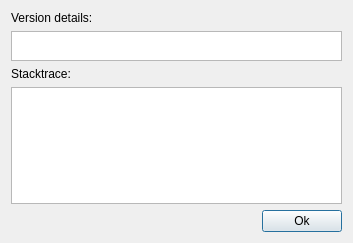
<?xml version="1.0" encoding="UTF-8"?>
<ui version="4.0">
 <class>detailsDialog</class>
 <widget class="QDialog" name="detailsDialog">
  <property name="geometry">
   <rect>
    <x>0</x>
    <y>0</y>
    <width>353</width>
    <height>243</height>
   </rect>
  </property>
  <property name="sizePolicy">
   <sizepolicy hsizetype="Expanding" vsizetype="Expanding">
    <horstretch>0</horstretch>
    <verstretch>0</verstretch>
   </sizepolicy>
  </property>
  <property name="windowTitle">
   <string>Crash details</string>
  </property>
  <layout class="QHBoxLayout" name="horizontalLayout_2">
   <item>
    <layout class="QVBoxLayout" name="verticalLayout">
     <property name="sizeConstraint">
      <enum>QLayout::SetDefaultConstraint</enum>
     </property>
     <item>
      <widget class="QLabel" name="label">
       <property name="text">
        <string>Version details:</string>
       </property>
      </widget>
     </item>
     <item>
      <widget class="QTextBrowser" name="version_text">
       <property name="maximumSize">
        <size>
         <width>16777215</width>
         <height>30</height>
        </size>
       </property>
      </widget>
     </item>
     <item>
      <widget class="QLabel" name="label_2">
       <property name="text">
        <string>Stacktrace:</string>
       </property>
      </widget>
     </item>
     <item>
      <widget class="QTextBrowser" name="stacktrace_text"/>
     </item>
     <item>
      <layout class="QHBoxLayout" name="horizontalLayout">
       <item>
        <spacer name="horizontalSpacer">
         <property name="orientation">
          <enum>Qt::Horizontal</enum>
         </property>
         <property name="sizeHint" stdset="0">
          <size>
           <width>40</width>
           <height>20</height>
          </size>
         </property>
        </spacer>
       </item>
       <item>
        <widget class="QPushButton" name="pushButtonOk">
         <property name="text">
          <string>Ok</string>
         </property>
        </widget>
       </item>
      </layout>
     </item>
    </layout>
   </item>
  </layout>
 </widget>
 <resources/>
 <connections/>
</ui>
